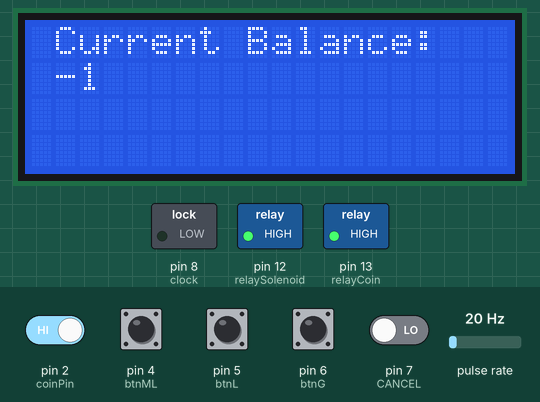
Simulated run of this sketch. Board: Arduino Uno, built with avr-gcc and run on an emulated ATmega328P. Parts: 20×4 character LCD, switched loads named in the sketch (green lamp = pin HIGH). Wiring (inferred from the names in the program): pulse sensor: data pin 3. Dashed ring = blinking. Inputs (shaded band) come from the test bench; at power-on: pin 2 (coinPin) HIGH, pin 4 (btnML), pin 5 (btnL), pin 6 (btnG), pin 7 (CANCEL) LOW, pulse rate 20 Hz. What the sketch prints to the serial monitor is not drawn.

Above: at 1.4 s.
1.5 s: pin 4 (btnML) pulled HIGH for 0.15 s
At 3.2 s:
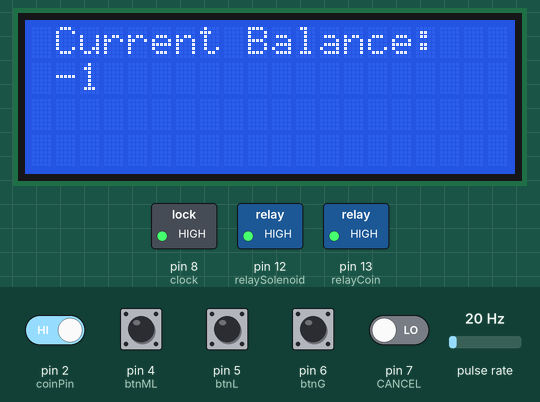
4.6 s: pin 2 (coinPin) driven LOW and pin 7 (CANCEL) driven HIGH
7.6 s: pin 7 (CANCEL) driven LOW
At 9.7 s:
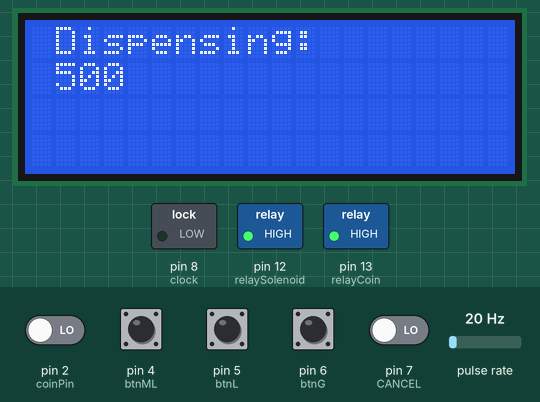
10.1 s: pulse rate (sensor on pin 3) set to 50 Hz
At 12.9 s:
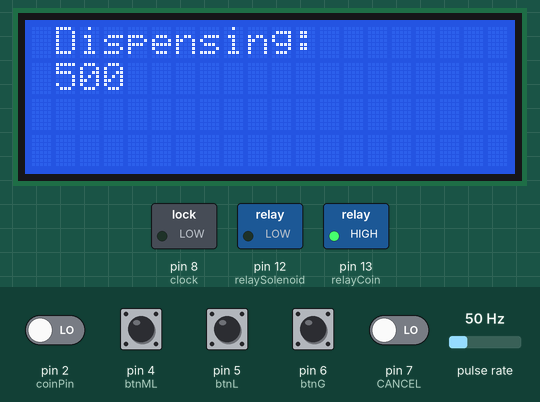
13.1 s: pin 5 (btnL) pulled HIGH for 0.15 s
At 14.6 s:
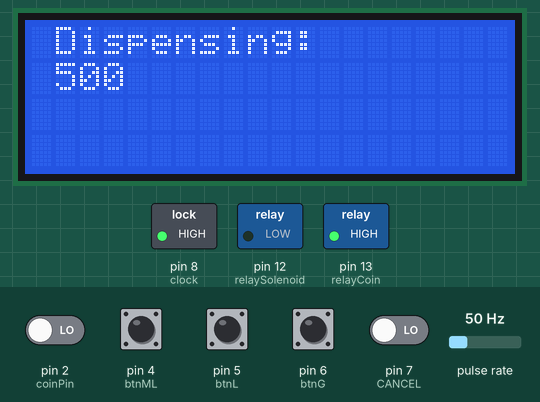
16.2 s: pin 4 (btnML) driven HIGH and pin 7 (CANCEL) driven HIGH
Timing chart, 0 to 20.2 s (numbered marks = the images above; inputs shaded):
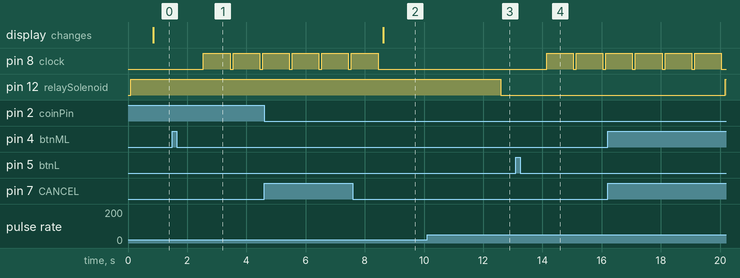

Measured:
- after the input at 1.5 s, pin 8 (clock): alternates HIGH for 0.90 s and LOW for 0.10 s, starting after 1.0 s
- after the input at 7.6 s, pin 12 (relaySolenoid): stays HIGH (without the input it goes to LOW after 1.0 s)
- after the input at 10.1 s, pin 12 (relaySolenoid): HIGH → LOW after 2.5 s
- after the input at 13.1 s, pin 8 (clock): alternates HIGH for 0.90 s and LOW for 0.10 s, starting after 1.0 s

The sketch:

Design7.ino
```cpp
#include  <Arduino.h>
#include <Wire.h>
#include <LiquidCrystal_I2C.h>
#include <EEPROM.h>
#include <SoftwareSerial.h>


LiquidCrystal_I2C lcd(0x27,20,4);
SoftwareSerial espSerial(10, 11); // RX (to ESP TX), TX (to ESP RX)


// Intervals between Pulse
int  i=0;
// Pulse provided by Coin Acceptor
int impulsCount=0;
// Total Balance
int total_amount=0;

int clock = 8;

// Button pin and read
int btnML = 4;
int btnL = 5;
int btnG = 6;
int CANCEL = 7;

int ReadbtnML  = 0;
int ReadbtnL   = 0;
int ReadbtnG   = 0;
int ReadCANCEL = 0;

// relays
int relaySolenoid =  12;
int relayCoin = 13;

// Water Flow sensor pins
const int flowSensorPin = 3;
const int coinPin = 2;

float calibrationFactor = 4.5;
volatile int pulseCount;
float flowRate;
unsigned long flowMilliLitres;
unsigned long totalMilliLitres;
unsigned long oldTime;

void setup() {

  Serial.begin(9600);
  espSerial.begin(9600);

  lcd.init();
  lcd.backlight();
  pinMode(btnML, INPUT);
  pinMode(btnL, INPUT);
  pinMode(btnG, INPUT);
  pinMode(CANCEL, INPUT);

  pinMode(clock, OUTPUT);

  lcd.setCursor(1,0);
  lcd.print("Water Dispense");
  lcd.setCursor(1,1);
  lcd.print("By: CJ CK BANS");

  pinMode(relaySolenoid,  OUTPUT);
  digitalWrite(relaySolenoid, HIGH);

  pinMode(relayCoin,  OUTPUT);
  digitalWrite(relayCoin, HIGH);

  pinMode(flowSensorPin, INPUT_PULLUP);

  pulseCount        = 0;
  flowRate          = 0.0;
  flowMilliLitres   = 0;
  totalMilliLitres  = 0;
  oldTime           = 0;

 attachInterrupt(digitalPinToInterrupt(flowSensorPin), pulseCounter, FALLING);

 // Interrupt connected  to PIN D2 executing IncomingImpuls function when signal goes from HIGH to LOW
  attachInterrupt(digitalPinToInterrupt(coinPin),incomingImpuls, FALLING); // 0= digital pin 2 1 = digital pin 3
  EEPROM.get(0, total_amount);


}

void incomingImpuls()
{
  impulsCount=impulsCount+1;
  i=0;
}

void pulseCounter()
{
  // Increment the pulse counter
  pulseCount++;
}

void lcdUpdateBal(int total_amount){
  lcd.clear();
  lcd.setCursor(1,0);
  lcd.print("Current Balance: ");
  lcd.setCursor(1,1);
  lcd.print(total_amount);

}

void lcdDoneDispensing(){
  lcd.clear();
  lcd.setCursor(1,0);
  lcd.print("Done");
  lcd.setCursor(1,1);
  lcd.print("Dispensing!");
  delay(2000);
}

void loop() {
  i=i+1;
  ReadbtnML = digitalRead(btnML);
  ReadbtnL = digitalRead(btnL);
  ReadbtnG = digitalRead(btnG);
  ReadCANCEL = digitalRead(CANCEL);


  Serial.print("i=");
  Serial.print(i);
  Serial.print(" Impulses:");
  Serial.print(impulsCount);
  Serial.print(" Total:");
  Serial.println(total_amount);

  if (ReadbtnML == HIGH) { //minus 100 pesos
    delay(1000);
    Serial.println("btnML is pressed.");
    countdown();
    handleDispense(500, 100);
    total_amount = total_amount - 100;
    dispenseWater(500);
  }

  if (ReadbtnL == HIGH) { //minus 500 pesos
    delay(1000);
    Serial.println("btnL is pressed.");
    countdown();
    handleDispense(1000, 500);
    total_amount = total_amount- 500;
    dispenseWater(1000);

  }

  if (ReadbtnG == HIGH) {// minus 1000 pesos
    delay(1000);
    Serial.println("btnG is pressed.");
    countdown();
    handleDispense(18927, 1000);
    total_amount = total_amount- 1000;
    dispenseWater(18927);
  }

  if (ReadCANCEL == HIGH) {
    Serial.println("Cancel is pressed.");
    delay(1000);
    digitalWrite(relaySolenoid, LOW);
  }

   if (i>=30){
    total_amount=total_amount+impulsCount;
    impulsCount=0;
    i=0;
    EEPROM.put(0, total_amount);
    lcdUpdateBal(total_amount);
  }


}

void countdown() {
  pinMode(clock, OUTPUT);

  for (int i = 5; i >= 0; i--) {
    Serial.print("Countdown: ");
    Serial.println(i);

    // Pulse clock pin HIGH then LOW
    digitalWrite(clock, HIGH);
    delay(900);               // ON time
    digitalWrite(clock, LOW);
    delay(100);               // OFF time to make 1 second total
  }

  Serial.println("Countdown complete.");
}

void handleDispense(int volume, int cost) {
  Serial.print("Requested: ");
  Serial.print(volume);
  Serial.print("ml | Cost: ");
  Serial.print(cost);
  Serial.print(" | Balance: ");
  Serial.println(total_amount);

  if (total_amount >= cost) {
    total_amount -= cost;

    // Send to ESP8266
    String msg = "DISPENSED," + String(volume) + "," + String(cost) + "," + String(total_amount);
    espSerial.println(msg);
    Serial.println("Sent to ESP: " + msg);
  } else {
    // Not enough balance
    String msg = "FAILED," + String(volume) + "," + String(cost) + "," + String(total_amount);
    espSerial.println(msg);
    Serial.println("Sent to ESP: " + msg);
  }
}


void dispenseWater(float totalVolume) {
  int targetMilliLitres = int(totalVolume); // Convert target volume to mL
  totalMilliLitres = 0;
  pulseCount = 0;
  oldTime = millis(); // Reset timing
  digitalWrite(relaySolenoid, HIGH); // Start dispensing

  Serial.print("Dispensing: ");
  Serial.println(totalVolume);

  lcd.clear();
  lcd.setCursor(1, 0);
  lcd.print("Dispensing:");
  lcd.setCursor(1, 1);
  lcd.print(totalVolume, 0); // Rounded display of volume

  while (totalMilliLitres < targetMilliLitres) {
    //
    if (digitalRead(CANCEL) == HIGH) {
      Serial.println("Cancel button pressed. Stopping...");
      digitalWrite(relaySolenoid, LOW);
      delay(100); // Small debounce
      break;
    }

    // Every second, update flow rate and total volume
    if ((millis() - oldTime) > 1000) {
      detachInterrupt(digitalPinToInterrupt(flowSensorPin));

      // Calculate flow rate and volume
      flowRate = ((1000.0 / (millis() - oldTime)) * pulseCount) / calibrationFactor;
      oldTime = millis();


      float flowMilliLitresPerSecond = (flowRate * 1000) / 60;
      totalMilliLitres += flowMilliLitresPerSecond;

      // Print debug info
      Serial.print("Flow rate: ");
      Serial.print(int(flowMilliLitresPerSecond));
      Serial.print(" mL/sec\t");

      Serial.print("Output Liquid Quantity: ");
      Serial.print(totalMilliLitres);
      Serial.println(" mL");

      // Reset pulse counter and re-enable interrupt
      pulseCount = 0;
      attachInterrupt(digitalPinToInterrupt(flowSensorPin), pulseCounter, FALLING);
    }
  }

  digitalWrite(relaySolenoid, LOW); // Stop dispensing
  Serial.println("Dispense complete.");
}
```
